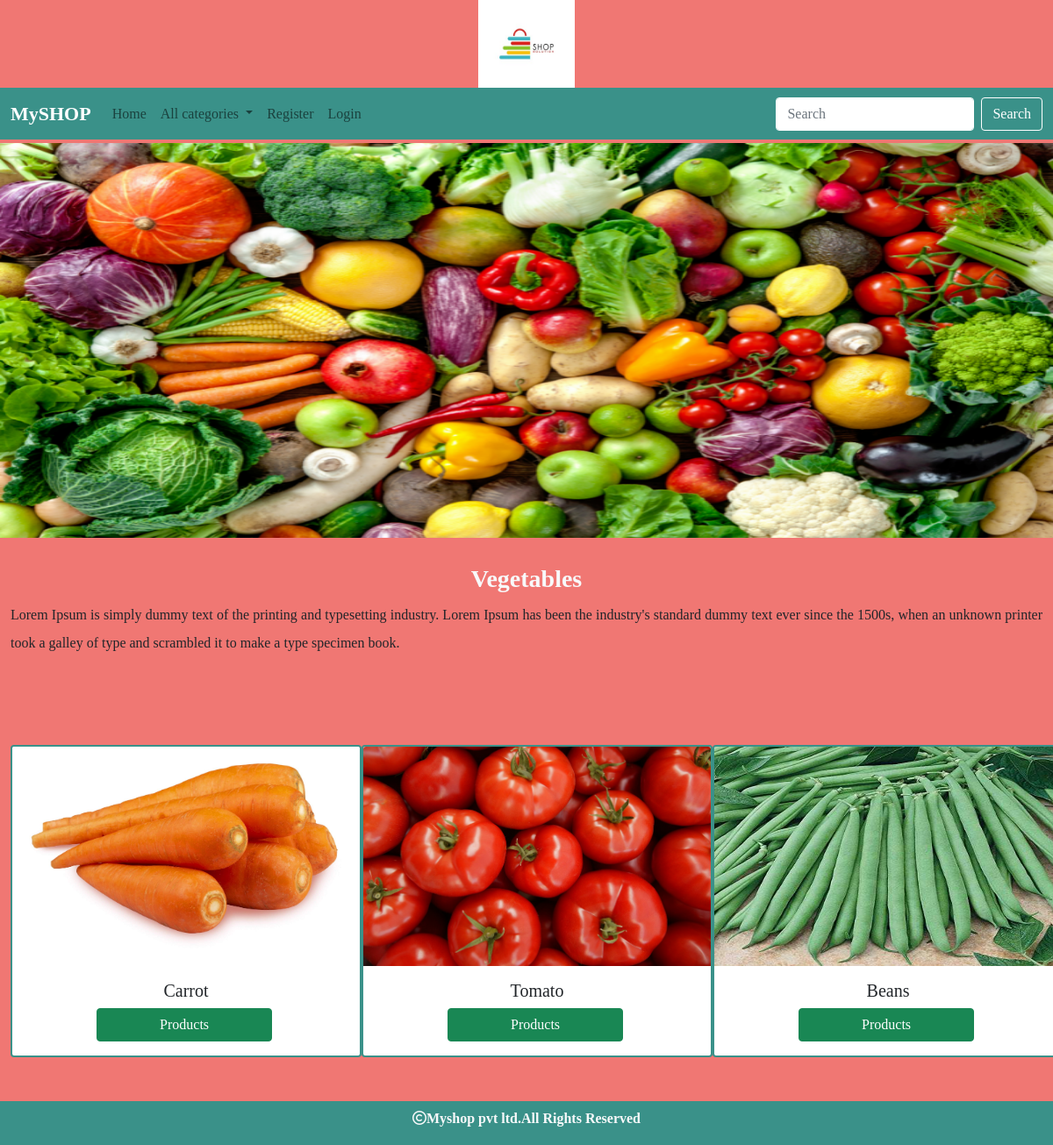
/products/1, run on the app's committed database.
### shop/models.py (models this page shows, shortened)
class Category(models.Model):
    name=models.CharField(max_length=30)
    desc=models.TextField()
    image=models.ImageField(upload_to='categories',null=True,blank=True)

class Product(models.Model):
    name = models.CharField(max_length=30)
    desc = models.TextField()
    image = models.ImageField(upload_to='products', null=True, blank=True)
    price= models.DecimalField(max_digits=10,decimal_places=2)
    stock=models.IntegerField()
    available=models.BooleanField(default=True)
    created=models.DateTimeField(auto_now_add=True) #one time
    updated=models.DateTimeField(auto_now=True) #every time we update records
    category=models.ForeignKey(Category,on_delete=models.CASCADE)

### shop/views.py (the view)
# urls.py: path('products/<int:p>',views.allproducts,name="products"),
def allproducts(request,p):
    c=Category.objects.get(id=p) #retrieves a particular category
    p=Product.objects.filter(category=c) #retrieves products under a particular category
    return render(request,'product.html',{'c':c,'p':p})

### cart/context_processors.py (called while the page is built, shortened)
def total(request):
    count=0
    return {'count':count}

### shop/context_processors.py (called while the page is built)
def links(request):
    c=Category.objects.all()
    return {'links':c}

### templates/product.html
{% extends 'base.html' %}
{% load static %}
{% block content %}
<div class="mt-1" style="margin-bottom:30px">
    <img src="{{c.image.url}}" height="450px" width="100%">
</div>
<div class="container-fluid"style="margin-bottom:100px">
    <h3 class="text-center text-light fw-bold">{{c.name}}</h3>
    <p style="text-align:justify;line-height:2">{{c.desc}}</p>
</div>
<div class="container-fluid"style="margin-bottom:100px">
            <div class="row">
                {% for i in p %}
                   <div class="col-sm-4">
                          <div class="card rounded" style="width: 25rem;border-width:2px;border-color:#3a9189;">
                             <img src="{{i.image.url}}" width="100%" height="250px" class="card-img-top" alt="...">
                               <div class="card-body">
                                  <h5 class="card-title text-center">{{i.name}}</h5>
                                  <a href="{% url 'shop:detail' i.id %}" style="position:relative;left:22%;width:200px;" class="btn btn-success">Products</a>
                               </div>
                          </div>
                   </div>
                {% endfor %}
            </div>
</div>
{% endblock %}

### templates/base.html (shortened to what this page needs)
<!DOCTYPE html>
{% load static %}
<html lang="en">
<head>
    <link href="https://cdn.jsdelivr.net/npm/bootstrap@5.0.2/dist/css/bootstrap.min.css" rel="stylesheet">
<link rel="stylesheet" href="{% static 'css/style.css' %}">
<link rel="stylesheet" href="https://cdnjs.cloudflare.com/ajax/libs/font-awesome/6.5.1/css/all.min.css" />
</head>
<body>
<header>
<div class="container-fluid">
<center>
<img src="{% static 'images/logo.jpg' %}" height="100px" width="110px"></center></div>
    <nav class="navbar navbar-expand-lg navbar-light" style="background-color:#3a9189">
  <div class="container-fluid">
    <a class="navbar-brand" href="#">MySHOP</a>
    <div class="collapse navbar-collapse" id="navbarSupportedContent">
      <ul class="navbar-nav me-auto mb-2 mb-lg-0">
        <li class="nav-item">
          <a class="nav-link" aria-current="page" href="#">Home</a>
        </li>
        <li class="nav-item dropdown">
          <a class="nav-link dropdown-toggle" href="#" id="navbarDropdown" role="button" data-bs-toggle="dropdown" aria-expanded="false">
            All categories
          </a>
        </li>
          {% if user.is_authenticated %}
            <li class="nav-item">
          <a class="nav-link" aria-current="page" href="{% url 'shop:logout' %}">Logout</a>
        </li>
          {% if user.is_superuser != True %}
           <li class="nav-item">
          <a class="nav-link" aria-current="page" style="font-size:20px;" href="{% url 'cart:cartview' %}"><i class="fa-solid fa-cart-shopping"><sup style="font-size:15px;">{{count}}</sup></i></a>
        </li>
         <li class="nav-item">
          <a class="nav-link" aria-current="page" style="font-size:20px;" href="{% url 'cart:orderview' %}">Your Orders</a>
        </li>
          {% endif %}
          {% else %}
         <li class="nav-item">
          <a class="nav-link" aria-current="page" href="{% url 'shop:register' %}">Register</a>
        </li>
           <li class="nav-item">
          <a class="nav-link" aria-current="page" href="{% url 'shop:login' %}">Login</a>
        </li>
          {% endif %}
      </ul>
      <form class="d-flex" method="POST" action="{% url 'search:searchproducts' %}">
        <input style="border-color:white;"class="form-control me-2" name="q" type="search" placeholder="Search" aria-label="Search">
        <button class="btn btn-secondary" type="submit">Search</button>
      </form>
    </div>
  </div>
</nav>
</header>
{% block content %}
{% endblock %}
<footer>
  <div class="footer">
    <p class="text-center pt-2 text-light fw-bold"><i class="fa-regular fa-copyright"></i>Myshop pvt ltd.All Rights Reserved</p>
  </div>
</footer>
</body>
</html>

### static/css/style.css (style rules this page uses)
body { background-color:#f07773; font-family: "Zilla Slab", serif; font-optical-sizing: auto; font-weight: 300; font-style: normal; font-variation-settings: "wdth" 100; }
.navbar-brand,.nav-light .navbar-nav .nav-link { font-size:22px; font-weight:bold; color:white; }
.navbar-light .navbar-brand { color:white; }
.btn-secondary { color:#fff; background-color: #3a9189; border-color:white; }
.footer { height:50px; width:100%; position:fixed; background-color: #3a9189; left:0; bottom:0; }
input { border-color:#3a9189; }

### data on the page
Category: image (picture), name "Vegetables", desc "Lorem Ipsum is simply dummy text of the printing and typesetting industry. Lorem Ipsum has been the industry's standard dummy text ever since the 1500s, when an unknown printer took a galley of type and scrambled it to make a type specimen book."
Product: image (picture), name "Carrot"
Product: image (picture), name "Tomato"
Product: image (picture), name "Beans"
